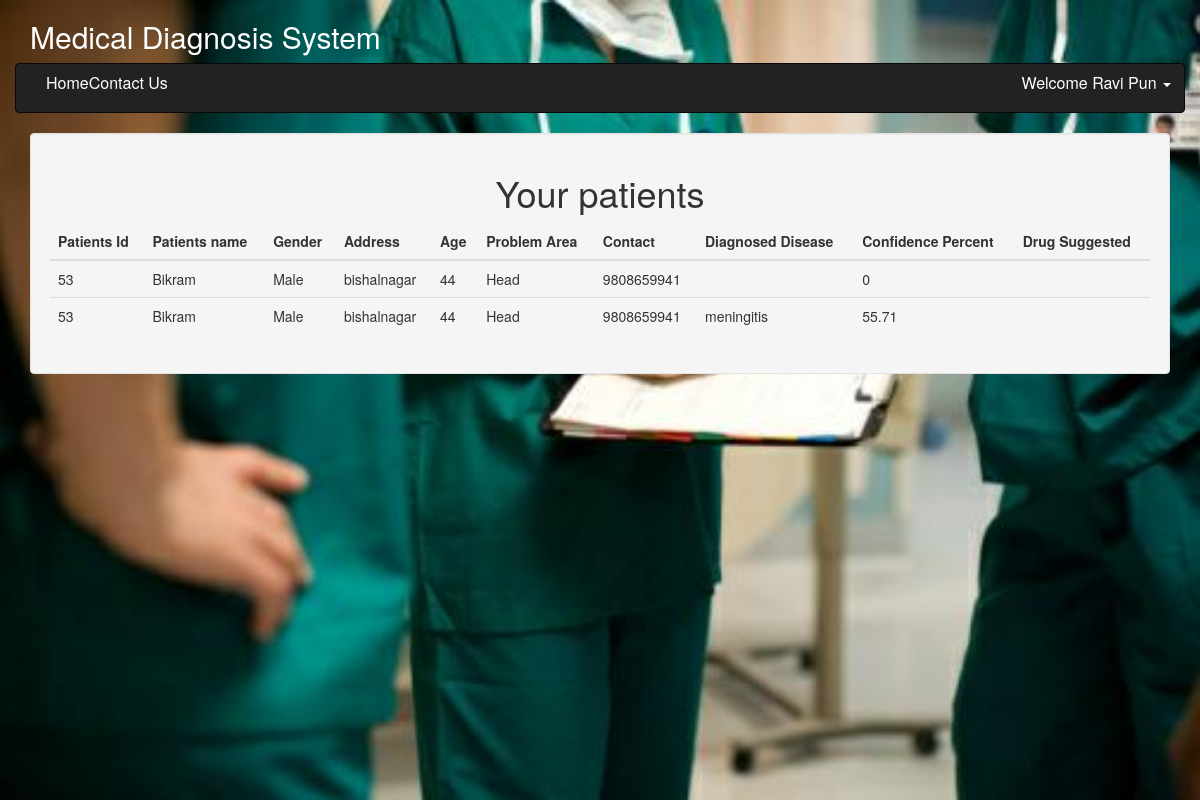
/patient_info_all.php?patientid=53 (signed in), run on the app's committed database.
### tables this page shows
CREATE TABLE `doc` (
  `id` int(11) NOT NULL,
  `user` varchar(30) NOT NULL,
  `pass` varchar(30) NOT NULL,
  `fname` varchar(30) NOT NULL,
  `mname` varchar(30) NOT NULL,
  `lname` varchar(30) NOT NULL,
  `email` varchar(30) NOT NULL,
  `nmc` varchar(30) NOT NULL
);

CREATE TABLE `patient_info` (
  `patient_id` int(11) NOT NULL,
  `prob_area` varchar(100) NOT NULL,
  `selected_symptoms` varchar(100) DEFAULT NULL,
  `diagnosed_disease` varchar(100) DEFAULT NULL,
  `confi_per` float DEFAULT NULL,
  `drug_pres` varchar(1000) DEFAULT NULL
);

CREATE TABLE `patient` (
  `Id` int(11) NOT NULL,
  `doc_id` int(11) NOT NULL,
  `Name` varchar(100) NOT NULL,
  `Gender` varchar(10) NOT NULL,
  `Address` varchar(100) NOT NULL,
  `Contact` varchar(12) NOT NULL,
  `Age` int(11) NOT NULL,
  `symptoms` varchar(100) DEFAULT NULL,
  `disease_diag` varchar(100) DEFAULT NULL
);

### session.php (called while the page is built, shortened)
<?php
$session_id=$_SESSION['id'];
?>

### patient_info_all.php (the view)
<?php include('headernew.php'); ?>
<?php $patientid=$_GET['patientid'];?>
   <div class="container">
    <div class="row">
    <div class="col-md-12">
    <div class="well">
         <center><h1>Your patients</h1></center>
         <table class="table table-inverse">
<thead>
      <tr>
      <th>Patients Id</th>
        <th>Patients name</th>
        <th>Gender</th>
        <th>Address</th>
        <th>Age</th>
        <th>Problem Area</th>
        <th>Contact</th>
        <th>Diagnosed Disease</th>
              <th>Confidence Percent</th>
                    <th>Drug Suggested</th>
      </tr>
    </thead>
    <tbody>
      <tr>
      <?php $result = mysqli_query($con,"SELECT * FROM `patient`,`patient_info` WHERE  Id=$patientid AND patient_id=$patientid");
   while($rows=mysqli_fetch_array($result)) {
    ?>
    <td><?php echo $rows['Id']; ?> </td>
        <td><?php echo $rows['Name']; ?> </td>
           <td><?php echo $rows['Gender']; ?></td>
        <td><?php echo $rows['Address']; ?></td>
         <td><?php echo $rows['Age']; ?></td>
           <td><?php echo $rows['prob_area']; ?></td>
        <td><?php echo $rows['Contact']; ?></td>
        <td><?php echo $rows['diagnosed_disease']; ?></td>
         <td><?php echo $rows['confi_per']; ?></td>
         <td><?php echo $rows['drug_pres']; ?></td>
      </tr>
      <?php } ?>
    </tbody>
  </table>
</div>
</div>
</div>
</div>

### headernew.php (shortened to what this page needs)
<!DOCTYPE html>
<html class="no-js">
    <head>
       <link href="css/bootstrap.css" rel="stylesheet">
     <link href="css/jquery.jgrowl.css" rel="stylesheet" media="screen">
        <link rel="stylesheet" type="text/css" href="css/mystyles.css">
        <link rel="stylesheet" href="assets/bootstrap/css/bootstrap.min.css">
        <link rel="stylesheet" href="assets/font-awesome/css/font-awesome.min.css">
    <link rel="stylesheet" href="assets/css/form-elements.css">
        <link rel="stylesheet" href="assets/css/style.css">
        <?php include('connect.php'); ?>
        <?php include('session.php'); ?>
    </head>
    <body>
<div class="container">
  <div class="row ">
    <div class="col-md-12">
      <h2 id="main">Medical Diagnosis System</h2>
    </div>
  </div>
  <div class="row">
    <nav class="navbar navbar-inverse" role="navigation">
      <div class="container">
      <?php  $query= mysqli_query($con ,"SELECT * FROM `doc` WHERE `id`=$session_id ");
                  $row = mysqli_fetch_array($query);?>
        <div class="collapse navbar-collapse navbar-ex1-collapse">
          <ul class="nav navbar-nav js-nav-add-active-class">
            <li><a href="patient_info.php">Home</a></li>
            <li><a href="/contact.html">Contact Us</a></li>
          </ul>
          <ul class="nav navbar-nav navbar-right hidden-xs">
               <li class="dropdown">
                <a href="#" role="button" class="dropdown-toggle" data-toggle="dropdown"> <i class="icon-user icon-large"></i><?php echo "Welcome"." ".$row['fname']." ".$row['lname'];  ?> <i class="caret"></i></a>
              </li>
          </ul>
        </div>
      </div>
    </nav>
  </div>
</div>

### css/mystyles.css (style rules this page uses)
#main { color: white; }

### assets/css/style.css (style rules this page uses)
ul.navbar-nav { font-size: 16px; color: #fff; }
.navbar-inverse ul.navbar-nav li { padding-top: 8px; padding-bottom: 8px; }
.navbar-inverse ul.navbar-nav li a { display: inline; padding: 0; color: #fff; }

### data on the page
doc: fname "Ravi", lname "Pun"
patient_info: patient.Id "53", patient.Name "Bikram", patient.Gender "Male", patient.Address "bishalnagar", patient.Age "44", prob_area "Head", patient.Contact "9808659941", confi_per "0"
patient_info: patient.Id "53", patient.Name "Bikram", patient.Gender "Male", patient.Address "bishalnagar", patient.Age "44", prob_area "Head", patient.Contact "9808659941", diagnosed_disease "meningitis", confi_per "55.71"
